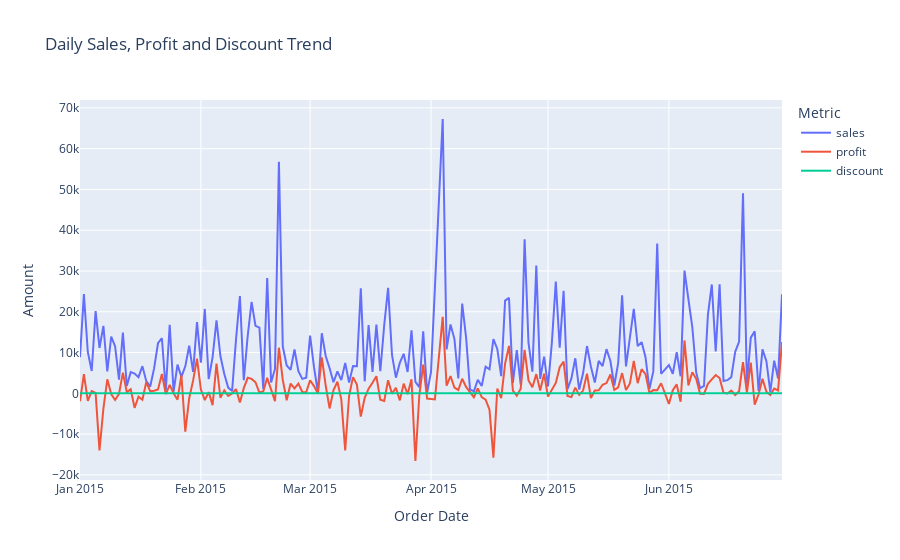

Write notebook code for a chart like this one.
### Code cell
import plotly.express as px
import pandas as pd

df_time = df.copy()
df_time['order_date'] = pd.to_datetime(df_time['order_date'])

daily = (
    df_time
    .groupby('order_date')[['sales','profit','discount']]
    .sum()
    .reset_index()
)

fig = px.line(
    daily,
    x='order_date',
    y=['sales', 'profit', 'discount'],
    title="Daily Sales, Profit and Discount Trend",
    labels={
        "value": "Amount",
        "variable": "Metric",
        "order_date": "Order Date"
    }
)

fig.show()

### Figure 1 — Plotly figure (JSON) as saved in the notebook; plotly's stock layout.template omitted (floating-point values rounded to 4 significant figures; data arrays with more than 128 entries replaced by an {"elided": "..."} marker saying what was removed)
{"data": [{"hovertemplate": "Metric=sales<br>Order Date=%{x}<br>Amount=%{y}<extra></extra>", "legendgroup": "sales", "line": {"color": "#636efa", "dash": "solid"}, "marker": {"symbol": "circle"}, "mode": "lines", "name": "sales", "orientation": "v", "showlegend": true, "type": "scatter", "x": {"elided": "179 str values"}, "xaxis": "x", "y": {"elided": "179 float values"}, "yaxis": "y"}, {"hovertemplate": "Metric=profit<br>Order Date=%{x}<br>Amount=%{y}<extra></extra>", "legendgroup": "profit", "line": {"color": "#EF553B", "dash": "solid"}, "marker": {"symbol": "circle"}, "mode": "lines", "name": "profit", "orientation": "v", "showlegend": true, "type": "scatter", "x": {"elided": "179 str values"}, "xaxis": "x", "y": {"elided": "179 float values"}, "yaxis": "y"}, {"hovertemplate": "Metric=discount<br>Order Date=%{x}<br>Amount=%{y}<extra></extra>", "legendgroup": "discount", "line": {"color": "#00cc96", "dash": "solid"}, "marker": {"symbol": "circle"}, "mode": "lines", "name": "discount", "orientation": "v", "showlegend": true, "type": "scatter", "x": {"elided": "179 str values"}, "xaxis": "x", "y": {"elided": "179 float values"}, "yaxis": "y"}], "layout": {"legend": {"title": {"text": "Metric"}, "tracegroupgap": 0}, "title": {"text": "Daily Sales, Profit and Discount Trend"}, "xaxis": {"anchor": "y", "domain": [0, 1], "title": {"text": "Order Date"}}, "yaxis": {"anchor": "x", "domain": [0, 1], "title": {"text": "Amount"}}}}
